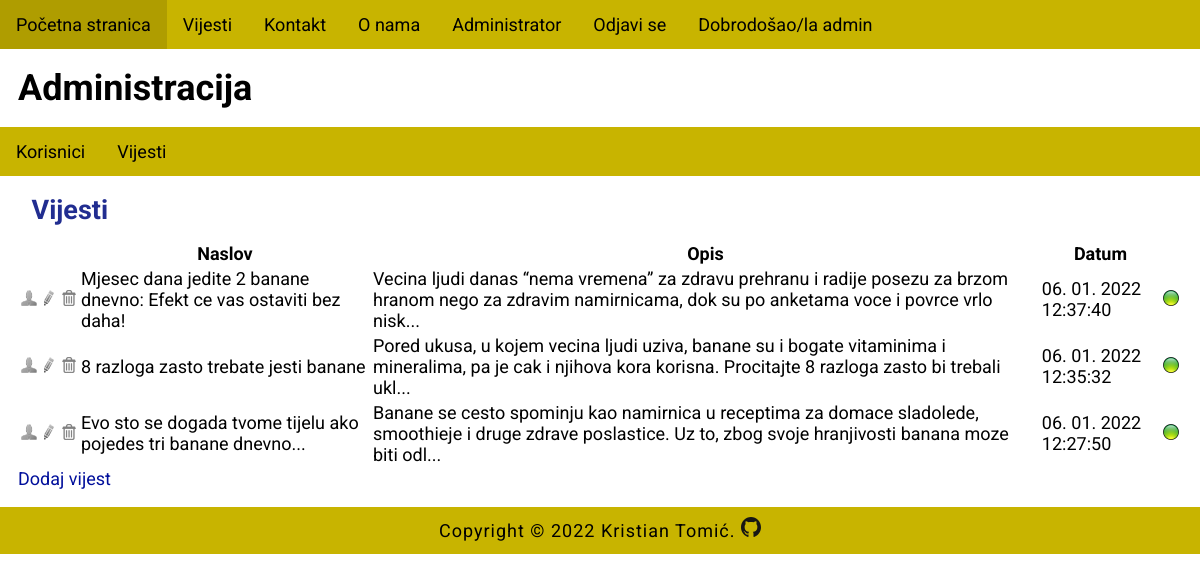
Page /index.php?menu=7&action=2 (signed in) on the committed database.
### tables this page shows
CREATE TABLE `news` (
  `id` int(11) NOT NULL,
  `title` varchar(255) NOT NULL,
  `description` text NOT NULL,
  `date` timestamp NOT NULL DEFAULT current_timestamp() ON UPDATE current_timestamp(),
  `archive` enum('N','Y') NOT NULL,
  `picture_id` int(11) NOT NULL
);

### functions.php (called while the page is built)
<?php
    function pickerDateToMysql($pickerDate){
		$date = DateTime::createFromFormat('Y-m-d H:i:s', $pickerDate);
		return $date->format('d. m. Y H:i:s');
	}
?>

### admin/news.php (the view, shortened to what this page needs)
<?php
	if (isset($_GET['id']) && $_GET['id'] != '') {
		$query  = "SELECT * FROM news LEFT JOIN pictures ON news.picture_id = pictures.id";
		$query .= " WHERE news.id=".$_GET['id'];
		$query .= " ORDER BY date DESC";
		$result = @mysqli_query($MySQL, $query);
		$row = @mysqli_fetch_array($result);
		print '
		<h2>Pregled vijesti</h2>
		<div class="news">
			<img src="news/' . $row['path'] . '" alt="' . $row['title'] . '" title="' . $row['title'] . '">
			<h2>' . $row['title'] . '</h2>
			' . $row['description'] . '
			<time datetime="' . $row['date'] . '">' . pickerDateToMysql($row['date']) . '</time>
			<hr>
			</div><p><a href="index.php?menu='.$menu.'&amp;action='.$action.'">Nazad</a></p>';
	}
	else {
		print '
		<h2>Vijesti</h2>
		<div id="news">
			<table>
				<thead>
					<tr>
						<th width="16"></th>
						<th width="16"></th>
						<th width="16"></th>
						<th>Naslov</th>
						<th>Opis</th>
						<th>Datum</th>
						<th width="16"></th>
					</tr>
				</thead>
				<tbody>';
				$query  = "SELECT * FROM news";
				$query .= " ORDER BY date DESC";
				$result = @mysqli_query($MySQL, $query);
				while($row = @mysqli_fetch_array($result)) {
					print '
					<tr>
						<td><a href="index.php?menu='.$menu.'&amp;action='.$action.'&amp;id=' .$row['id']. '"><img src="images/user.png" alt="user"></a></td>
						<td><a href="index.php?menu='.$menu.'&amp;action='.$action.'&amp;edit=' .$row['id']. '"><img src="images/edit.png" alt="uredi"></a></td>
						<td><a href="index.php?menu='.$menu.'&amp;action='.$action.'&amp;delete=' .$row['id']. '"><img src="images/delete.png" alt="obriši"></a></td>
						<td>' . $row['title'] . '</td>
						<td>';
						if(strlen($row['description']) > 160) {
                            echo substr(strip_tags($row['description']), 0, 160).'...';
                        } else {
                            echo strip_tags($row['description']);
                        }
						print '
						</td>
						<td>' . pickerDateToMysql($row['date']) . '</td>
						<td>';
						if ($row['archive'] != 'N') { print '<img src="images/inactive.png" alt="" title="" />'; }
						else { print '<img src="images/active.png" alt="" title="" />'; }
						print '
						</td>
					</tr>';
				}
			print '
				</tbody>
			</table>
			<a href="index.php?menu=' . $menu . '&amp;action=' . $action . '&amp;add=true" class="AddLink">Dodaj vijest</a>
		</div>';
	}
?>

### style.css (style rules this page uses)
body, html { font-family: 'Roboto', sans-serif; margin: 0; font-size: 18px; }
h1,h2 { margin: 0.5em; font-size: 2em; }
h2 { font-size: 1.5em; color: #212d90; }
main a { color: #000f9b; text-decoration: none; }
img { width: 100%; }

### rows in the picture
news: title "Mjesec dana jedite 2 banane dnevno: Efekt ce vas ostaviti bez daha!", description "Vecina ljudi danas “nema vremena” za zdravu prehranu i radije posezu za brzom hranom nego za zdravim namirnicama, dok su po anketama voce i povrce vrlo nisk", date "06. 01. 2022 12:37:40"
news: title "8 razloga zasto trebate jesti banane", description "Pored ukusa, u kojem vecina ljudi uziva, banane su i bogate vitaminima i mineralima, pa je cak i njihova kora korisna. Procitajte 8 razloga zasto bi trebali ukl", date "06. 01. 2022 12:35:32"
news: title "Evo sto se dogada tvome tijelu ako pojedes tri banane dnevno...", description "Banane se cesto spominju kao namirnica u receptima za domace sladolede, smoothieje i druge zdrave poslastice. Uz to, zbog svoje hranjivosti banana moze biti odl", date "06. 01. 2022 12:27:50"

### other values in the picture
$_SESSION['user']['username'] "admin"
